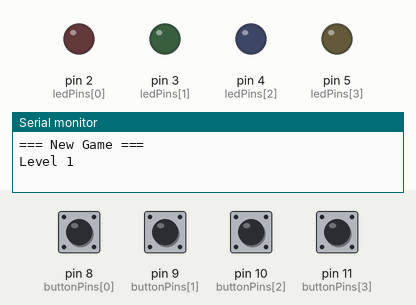
The sketch below on a simulated Arduino Uno, built with avr-gcc and run on an emulated ATmega328P. On the bench: output pins drawn as LEDs (lit = HIGH), the last lines printed to the serial monitor. Dashed ring = blinking. The test bench sets the inputs (shaded band); at power-on: pin 8 (buttonPins[0]), pin 9 (buttonPins[1]), pin 10 (buttonPins[2]), pin 11 (buttonPins[3]) HIGH. Random numbers use the default seed unless the sketch sets one.

Above: at 2.2 s.
2.3 s: pin 8 (buttonPins[0]) pulled LOW for 0.15 s
At 4.8 s:
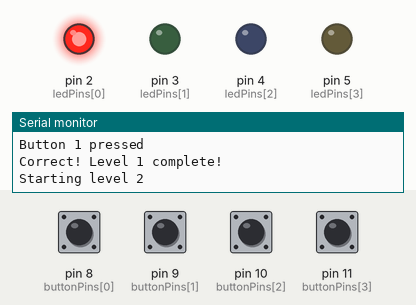
5.4 s: pin 9 (buttonPins[1]) pulled LOW for 1 s
At 6.5 s:
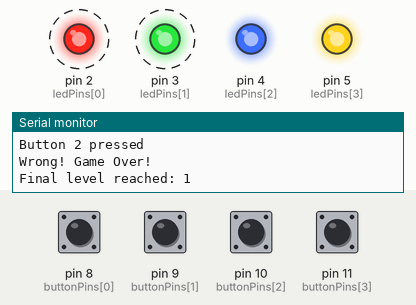
11.9 s: pin 8 (buttonPins[0]) pulled LOW for 1 s
At 16.8 s:
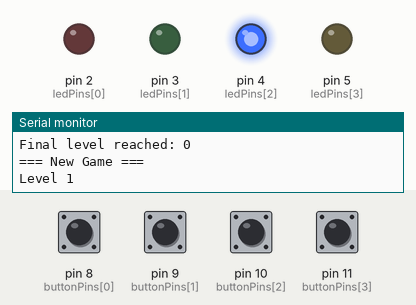
Timing chart, 0 to 18.4 s (numbered marks = the images above; inputs shaded):
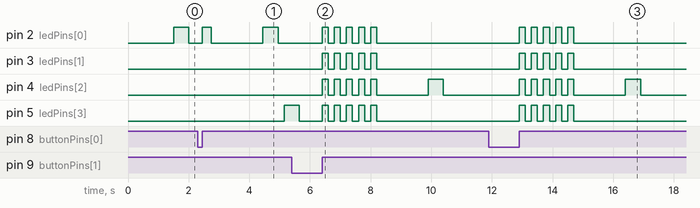

The sketch:

sketch.ino
```cpp
// Simon Says Game with 4 LEDs and 4 Buttons

const int ledPins[] = {2, 3, 4, 5};
const int buttonPins[] = {8, 9, 10, 11};
const int numLeds = 4;

int sequence[100];
int currentLevel = 1;
int ledDelay = 500;
int gameOverDelay = 200;

void setup() {
  Serial.begin(115200);

  // Initialize LED pins
  for (int i = 0; i < numLeds; i++) {
    pinMode(ledPins[i], OUTPUT);
    digitalWrite(ledPins[i], LOW);
  }

  // Initialize button pins with internal pullup
  for (int i = 0; i < numLeds; i++) {
    pinMode(buttonPins[i], INPUT_PULLUP);
  }

  randomSeed(analogRead(0));

  Serial.println("Simon Says Game Starting!");
  Serial.println("Watch the pattern, then repeat it by pressing the buttons.");
  delay(1000);

  startNewGame();
}

void loop() {
  // Play the sequence
  playSequence();

  // Wait for player input
  if (checkPlayerInput()) {
    // Player got it right!
    Serial.print("Correct! Level ");
    Serial.print(currentLevel);
    Serial.println(" complete!");
    delay(1000);

    // Add next step and increase level
    addNextStep();
    currentLevel++;
    Serial.print("Starting level ");
    Serial.println(currentLevel);
  } else {
    // Player made a mistake
    Serial.println("Wrong! Game Over!");
    Serial.print("Final level reached: ");
    Serial.println(currentLevel - 1);
    gameOver();
    startNewGame();
  }
}

void startNewGame() {
  currentLevel = 1;
  Serial.println("\n=== New Game ===");
  Serial.println("Level 1");

  // Generate first random step
  sequence[0] = random(0, numLeds);
}

void addNextStep() {
  sequence[currentLevel] = random(0, numLeds);
}

void playSequence() {
  delay(500);

  for (int i = 0; i < currentLevel; i++) {
    int led = sequence[i];
    digitalWrite(ledPins[led], HIGH);
    delay(ledDelay);
    digitalWrite(ledPins[led], LOW);
    delay(200);
  }
}

bool checkPlayerInput() {
  for (int i = 0; i < currentLevel; i++) {
    int expectedButton = sequence[i];
    int pressedButton = waitForButtonPress();

    if (pressedButton != expectedButton) {
      return false;
    }

    // Flash the corresponding LED when button is pressed
    digitalWrite(ledPins[pressedButton], HIGH);
    delay(300);
    digitalWrite(ledPins[pressedButton], LOW);
    delay(200);
  }

  return true;
}

int waitForButtonPress() {
  // Wait until a button is pressed
  while (true) {
    for (int i = 0; i < numLeds; i++) {
      if (digitalRead(buttonPins[i]) == LOW) {
        // Button pressed (LOW because of INPUT_PULLUP)

        // Debounce and wait for release
        delay(50);
        while (digitalRead(buttonPins[i]) == LOW) {
          delay(10);
        }

        Serial.print("Button ");
        Serial.print(i + 1);
        Serial.println(" pressed");

        return i;
      }
    }
  }
}

void gameOver() {
  // Flash all LEDs rapidly to indicate game over
  for (int flash = 0; flash < 5; flash++) {
    for (int i = 0; i < numLeds; i++) {
      digitalWrite(ledPins[i], HIGH);
    }
    delay(gameOverDelay);

    for (int i = 0; i < numLeds; i++) {
      digitalWrite(ledPins[i], LOW);
    }
    delay(gameOverDelay);
  }

  delay(1000);
}
```

Measured:
- after the input at 2.3 s, pin 2 (ledPins[0]): LOW → HIGH after 0.15 s, → LOW 0.30 s later, → HIGH 1.7 s later, → LOW 0.50 s later; pin 5 (ledPins[3]): LOW → HIGH after 2.9 s
- after the input at 5.4 s, pin 2 (ledPins[0]), pin 3 (ledPins[1]): alternates HIGH for 0.20 s and LOW for 0.20 s, 10 changes in all, then stays LOW, starting after 1.0 s; pin 4 (ledPins[2]): goes 4 × (HIGH 0.20 s, LOW 0.20 s), HIGH 0.20 s, LOW 1.7 s, HIGH 0.50 s, then LOW, starting after 1.0 s
- after the input at 11.9 s, pin 2 (ledPins[0]), pin 3 (ledPins[1]), pin 5 (ledPins[3]): alternates HIGH for 0.20 s and LOW for 0.20 s, 10 changes in all, then stays LOW, starting after 1.0 s; pin 4 (ledPins[2]): goes 4 × (HIGH 0.20 s, LOW 0.20 s), HIGH 0.20 s, LOW 1.7 s, HIGH 0.50 s, then LOW, starting after 1.0 s
